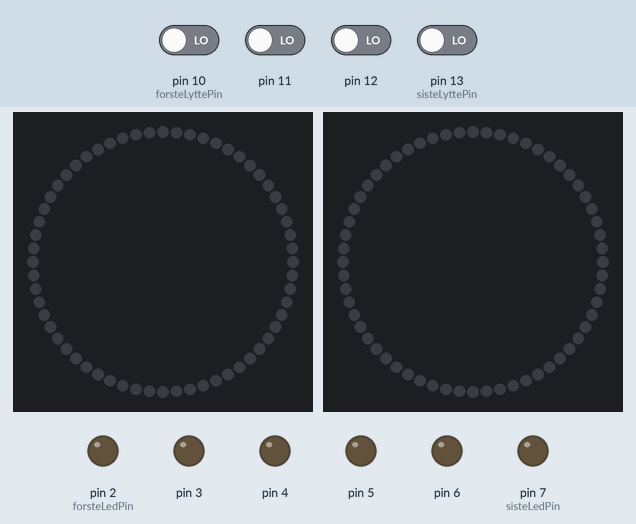
The sketch below on a simulated Arduino Uno, built with avr-gcc and run on an emulated ATmega328P. Shown: 2 × 60 RGB LEDs in a ring, first at the top, clockwise, output pins drawn as LEDs (lit = HIGH). The test bench sets the inputs (shaded band); at power-on: pin 10 (forsteLyttePin), pin 11, pin 12, pin 13 (sisteLyttePin) LOW.

Above: at 1.2 s.
1.3 s: pin 10 (forsteLyttePin) driven HIGH
At 2.5 s:
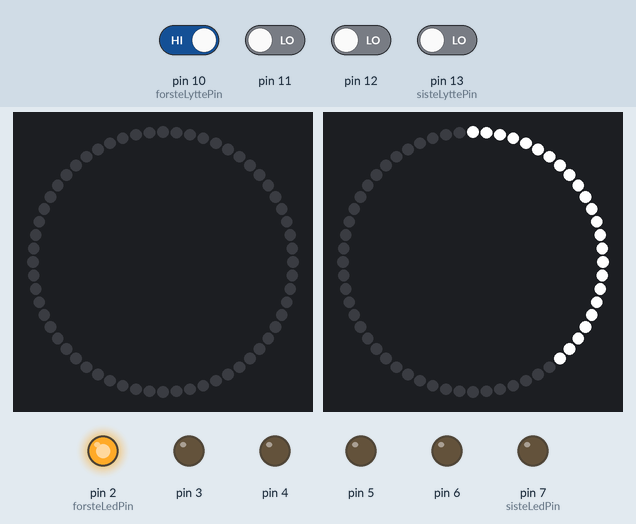
2.8 s: pin 10 (forsteLyttePin) driven LOW
At 3.26 s:
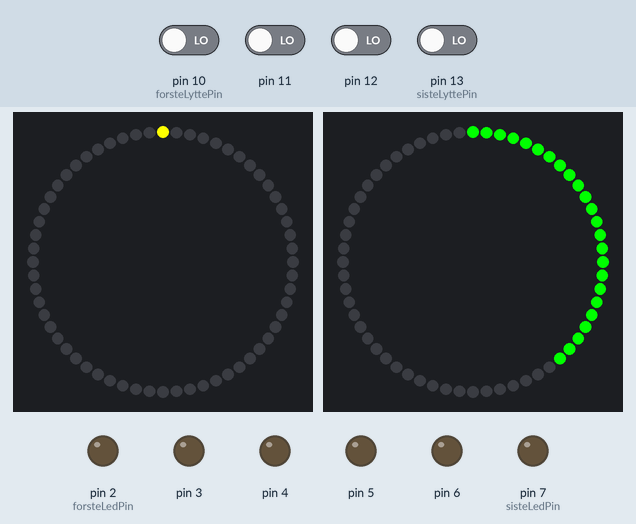
5.2 s: pin 11 driven HIGH
At 7.9 s:
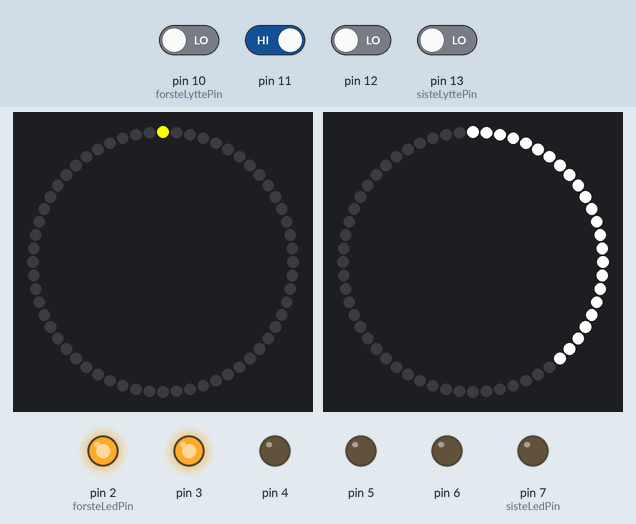
8.2 s: pin 11 driven LOW
At 8.36 s:
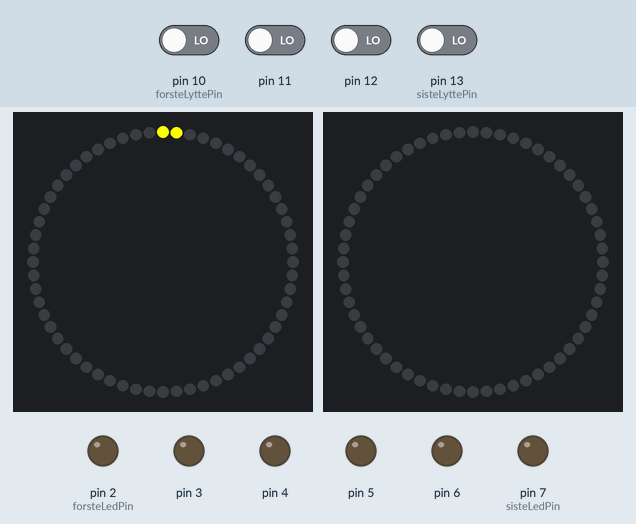
9.7 s: pin 12 driven HIGH
At 11.9 s:
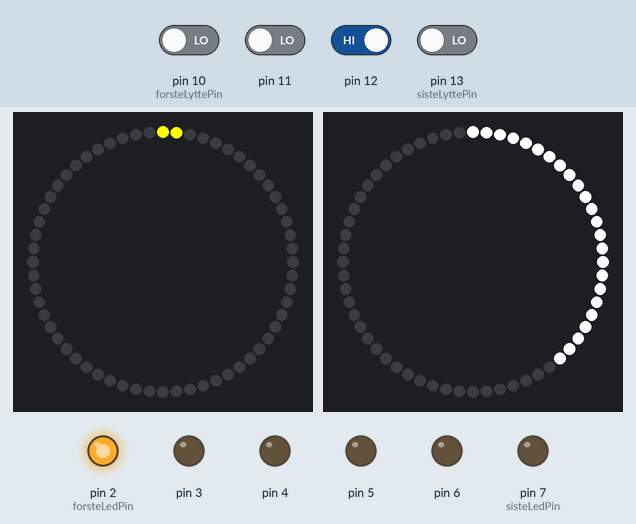
12.7 s: pin 12 driven LOW
At 12.85 s:
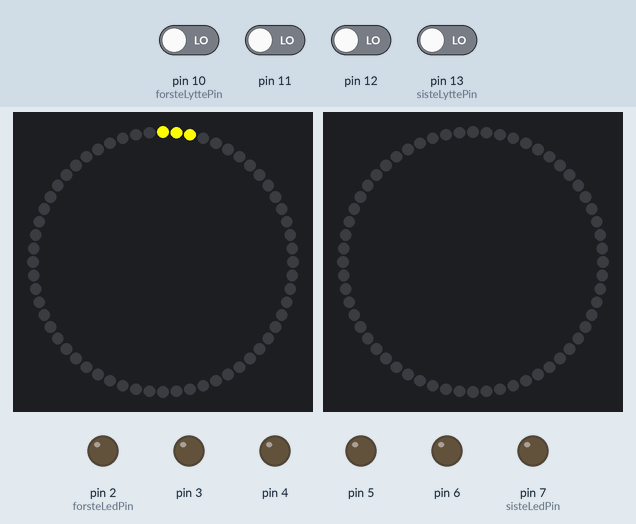
Timing chart, 0 to 15.2 s (numbered marks = the images above; inputs shaded):
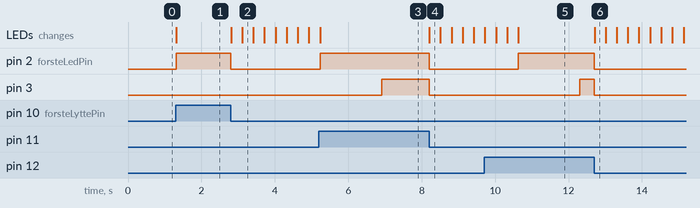

Measured:
- after the input at 1.3 s, pin 2 (forsteLedPin): LOW → HIGH at once; the LEDs: change at once (image 1)
- after the input at 2.8 s, pin 2 (forsteLedPin): HIGH → LOW at once; the LEDs: first change at once (image 2 shows a later state)
- after the input at 5.2 s, pin 2 (forsteLedPin): LOW → HIGH at once; pin 3: LOW → HIGH after 1.7 s; the LEDs: change at once (image 3)
- after the input at 8.2 s, pin 2 (forsteLedPin), pin 3: HIGH → LOW at once; pin 4: stays LOW (without the input it goes to HIGH after 0.38 s); the LEDs: change at once (image 4)
- after the input at 9.7 s, pin 2 (forsteLedPin): LOW → HIGH after 0.93 s; pin 3: LOW → HIGH after 2.6 s; the LEDs: first differ from a run without the input after 0.93 s (image 5)
- after the input at 12.7 s, pin 2 (forsteLedPin), pin 3: HIGH → LOW at once; pin 4: stays LOW (without the input it goes to HIGH after 1.3 s); the LEDs: change at once (image 6)

The sketch:

Slave.ino
```cpp
//Importerer bibloteker til NeoPixel
#include <Adafruit_NeoPixel.h>

//Er 0 hvis porten som lyttes paa er LOW, er 1 hvis porten er HIGH
int switchState = 0;

//PIN som gir OUTPUT til NeoPixelLed
int neoPixelLedPin = 9;
//PIN som gir OUTPUT til NeoPixelRing.
int neoPixelRingPin = 8;

//Definerer forste og siste PIN som skal brukes til
const int forsteLedPin = 2;
const int sisteLedPin = 7;

/*Definerer forste og siste PIN som skal lytte etter signal fra Master arduinoen.
PINs i intervallet mellom disse vil også bli brukt til dette.*/
const int forsteLyttePin = 10;
const int sisteLyttePin = 13;

//Definerer NeoPixel Lysstripe(LEDer) og Ring.
Adafruit_NeoPixel neoPixelStrip = Adafruit_NeoPixel(60, neoPixelLedPin, NEO_GRB + NEO_KHZ800);
Adafruit_NeoPixel neoPixelRing = Adafruit_NeoPixel(60, neoPixelRingPin, NEO_GRB + NEO_KHZ800);

//Tider til de forskjellige oppgavene i millisekunder
const unsigned long tider[] = {100000,10000,10000,100000};

//Variabel for lagring av tid
unsigned long previousTime = 0;

//Antall LED i nettelling.
const int antLed = (sisteLedPin-forsteLedPin)+1;

//Antall blink
int antBlink = 8;

//Tid pr blink i millisekunder
int tidBlink = 300;

//Variabel for aktiv oppgave.
int oppgaveNr = 0;

void setup() {

  //Setter opp nedPixel objekter.
  neoPixelStrip.begin();
  neoPixelRing.begin();
  neoPixelStrip.show();
  neoPixelRing.show();

  //Setter opp lytte PINs
  for(int pinNr = forsteLyttePin; pinNr <= sisteLyttePin ; pinNr++){
    pinMode(pinNr,INPUT);
  }

 //Setter opp PINs for bruk i nedtelling.
 for(int pinNr = forsteLedPin; pinNr <= sisteLedPin; pinNr++){
     delay(2);
    pinMode(pinNr,OUTPUT);
    digitalWrite(pinNr,LOW);
  }

  //setter opp utputt til NeoPixel
  pinMode(neoPixelLedPin,OUTPUT);
  pinMode(neoPixelRingPin,OUTPUT);

  //Serial.begin(9600);
}

void loop() {
  /*Kjorer gjennom alle lytterene og ser om noen av de gir ut et HIGH signal.
  Det lytteren som git HIGH signalet, nå også stemmer overens med oppgaven som systemet
  naa er paa. Hvis den gjør dette, starter den en klokke*/
  for(int i = forsteLyttePin; i <=sisteLyttePin; i++){
      switchState = digitalRead(i);
      if(switchState == HIGH && (oppgaveNr+forsteLyttePin) == i){
        settRingHvit();
        startKlokke(tider[i-forsteLyttePin],i);
        oppgaveNr++;
      }
      settRingAv();
  }

  //Resetter boksen etter 10 sekunder
  if(oppgaveNr == 4){
    delay(10000);
    for(int i = 0; i < 4; i++){
      neoPixelStrip.setPixelColor(i, 0, 0, 0);
    }
    neoPixelStrip.show();
    oppgaveNr = 0;
  }
}

void startKlokke(unsigned long tidHandling, int lytter){

  //Henter tid fra systemets start.
  unsigned long currentTime = millis();

  //Tid mellom hver LED skal starte.
  unsigned long intervall = (tidHandling/antLed);

  //Heller hvilken LED som er den siste.
  int tellerLed = 0;

  /*ens man ikke er på den siste LEDen(er ferdig nedtelt), og det blir sendt HIGH signal
  fra masteren til lytteporten*/
  while(tellerLed < antLed && switchState == HIGH){

    //Skrur paa neste LED.
    digitalWrite((tellerLed+forsteLedPin),HIGH);
    tellerLed++;

    //Venter til neste LED skal lyse.
    unsigned long currentTime = 0;
    while(currentTime - previousTime <= intervall) {
      switchState = digitalRead(lytter);

      //Hvis signalet som blir sendt fra master blir LOW.(Er oppgaven ferdig inne tiden).
      if(switchState == LOW ){
        settLedAv();
        skruPaStrip(oppgaveNr);
        blinkRing();
        return;
      }
      delay(5);
      currentTime += 5;
    }

   //Hvis alle LED er paa, starter det og blinke.
   if(tellerLed == antLed-1 && switchState == HIGH){
      startBlinkLed();
      switchState = digitalRead(lytter);

      //Hvis du rekker og taa av innen det er ferdig og blinke, faar du en stjerne.
      if(switchState == LOW ){
        settLedAv();
        skruPaStrip(oppgaveNr);
        blinkRing();
        return;
      }else{

        //Saa lenge boksen er paa lyser ring rodt.
        while(switchState == HIGH){
        settRingRod();
        switchState = digitalRead(lytter);
        }
        settRingAv();
      }
    }
  }

  if(switchState == LOW ){
    settLedAv();
    settRingAv();
    return;
  }
}

//LEDer binker et gitt antall ganger.
void startBlinkLed(){

  boolean statusLed = false;
  for(int i = 0; i < antBlink; i++){
    if(statusLed){
      settLedPaa();
      delay(tidBlink);
    }else{
      settLedAv();
      delay(tidBlink);
    }
    statusLed = !statusLed;
 }
}

//Skrur paa en bestemt NeoPixel led i rekken, basert på nummer.
void skruPaStrip(int nr){
  neoPixelStrip.setPixelColor(nr, 255, 255, 0);
  neoPixelStrip.setBrightness(255);
  neoPixelStrip.show();
}

//skrur av alle LED i klokken
void settLedAv(){
  for(int pinNr = forsteLedPin; pinNr <=sisteLedPin; pinNr++){
          digitalWrite(pinNr,LOW);
    }
}

//Skrur paa elle LED i klokken
void settLedPaa(){
  for(int pinNr = forsteLedPin; pinNr <=sisteLedPin; pinNr++){
          digitalWrite(pinNr,HIGH);
    }
}

//Skrur av ring
void settRingAv(){
  for(int i = 0; i < 24; i++){
      neoPixelRing.setPixelColor(i, 0, 0, 0);
    }
   neoPixelRing.show();
}

//Setter ring til Hvit
void settRingHvit(){
  for(int i = 0; i < 24; i++){
      neoPixelRing.setPixelColor(i, 255, 255, 255);
    }
   neoPixelRing.setBrightness(255);
   neoPixelRing.show();
}

//Setter ring til Rod
void settRingRod(){
  for(int i = 0; i < 24; i++){
      neoPixelRing.setPixelColor(i, 255, 0, 0);
    }
   neoPixelRing.setBrightness(255);
   neoPixelRing.show();
}

//Setter ring til Gronn
void settRingGron(){
  for(int i = 0; i < 24; i++){
      neoPixelRing.setPixelColor(i, 0, 255, 0);
    }
   neoPixelRing.setBrightness(255);
   neoPixelRing.show();
}

//Ring binker et gitt antall ganger.
void blinkRing(){
  boolean statusLed = false;
  for(int i = 0; i < antBlink; i++){
  if(statusLed){
    settRingGron();
    delay(tidBlink);
  }else{
    settRingAv();
    delay(tidBlink);
  }
  statusLed = !statusLed;
 } 
}
```
